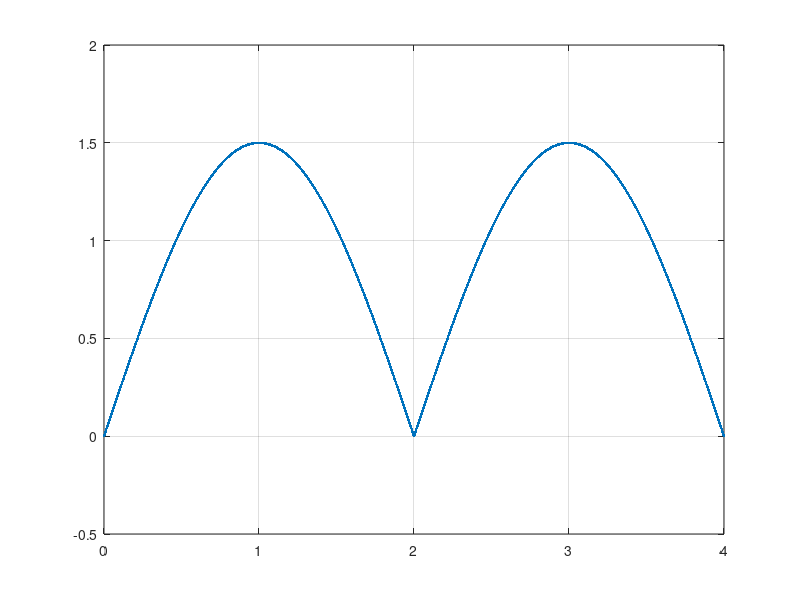

MATLAB code for this plot:
t=0:0.002:4;
F=1/4;
s=1.5*sin(2*pi*F*t);
n=length(s);
for i=1:1:n
    if i>n/2
        s(i)=-s(i);
    end
end
plot(t,s,'.-'),grid